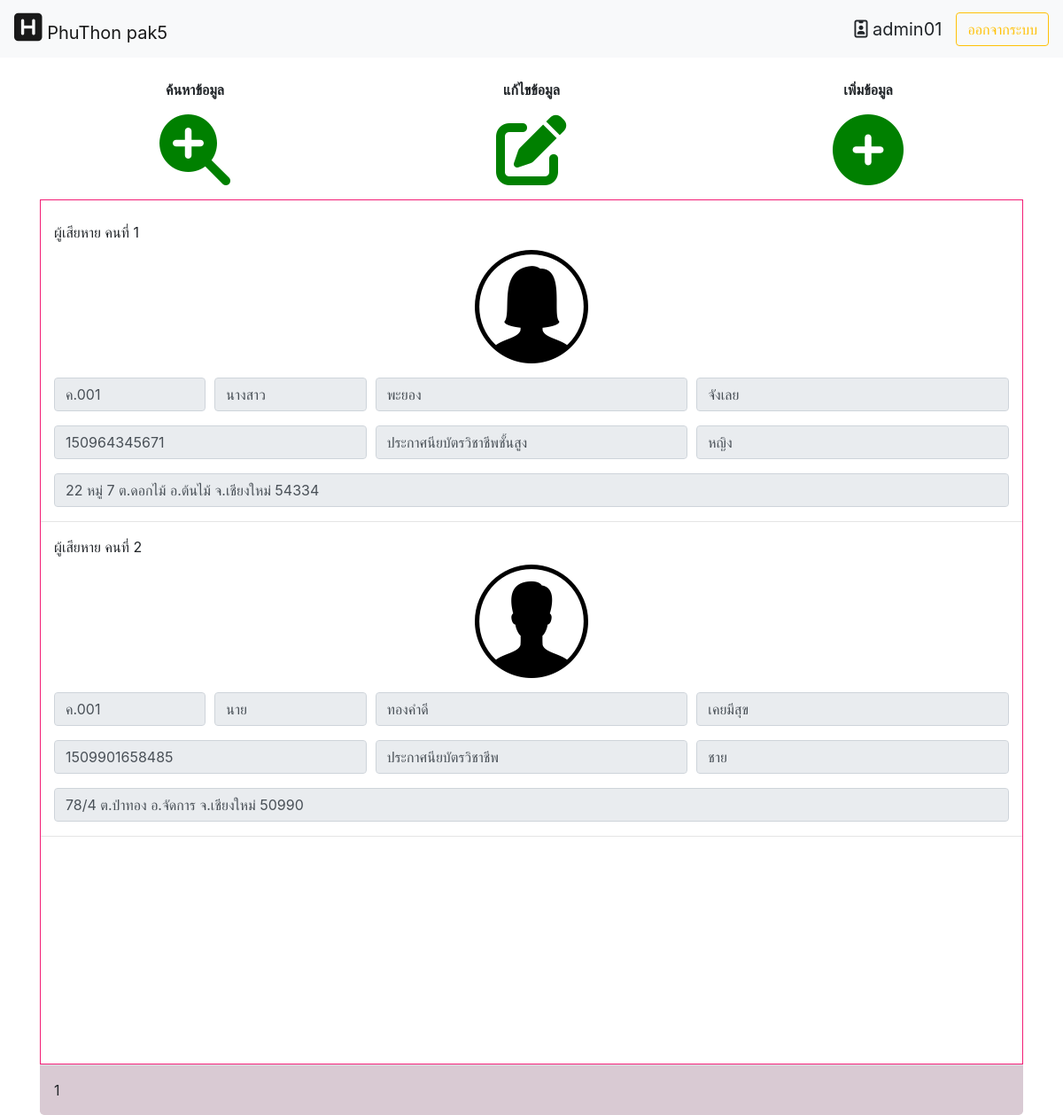
The app's page /home.php?datacase=ค.001 (signed in) with its own data.
### tables this page shows
CREATE TABLE `victim` (
  `case_id` varchar(255) NOT NULL,
  `title_name` varchar(255) NOT NULL,
  `victim_name` varchar(255) NOT NULL,
  `victim_lastname` varchar(255) NOT NULL,
  `victim_sex` tinyint(2) NOT NULL,
  `victim_idcard` char(13) NOT NULL,
  `victim_address` text DEFAULT NULL,
  `victim_education` tinyint(2) NOT NULL,
  `victim_image` varchar(255) DEFAULT NULL
);

CREATE TABLE `education` (
  `edu_id` tinyint(2) NOT NULL,
  `edu_name` varchar(255) NOT NULL
);

### home.php (the view, shortened to what this page needs)
<html lang="en">
<head>
  <link rel="stylesheet" href="https://maxcdn.bootstrapcdn.com/bootstrap/4.3.1/css/bootstrap.min.css">
  <link rel="stylesheet" type="text/css" href="https://cdn.datatables.net/v/dt/dt-1.10.18/datatables.min.css"/>
  <link rel="stylesheet" href="home.css">
</head>
<body>
<?php
$con = connect_db();
  ?>
 <nav class="navbar navbar-expand-lg navbar-light bg-light">
  <a class="navbar-brand" href="home.php"><i style="font-size: 36px" class="fas fa-h-square"></i> PhuThon pak5</a>
  <div class="collapse navbar-collapse" id="navbarTogglerDemo03">
    <form class="form-inline my-2 my-lg-0">
    <a class="navbar-brand"><i class="far fa-id-badge"></i> <?php echo $_SESSION['user_name']; ?></a>
    <a href="destroy_session.php"><button class="btn btn-outline-warning my-2 my-sm-0" type="button">ออกจากระบบ</button></a>
    </form>
  </div>
</nav>
<div class="container bigbody">
  <div  class="topbigbody">
    <div class="subbigbody">
      <br>
    <div class="row">
    <div class="col-sm-4">
    <p class="text-center"><b>ค้นหาข้อมูล</b></p>
      <a href="#" id="myBtnSc">
      <p class="text-center"><i class="fas fa-search-plus" style="font-size: 80px"></i></i></p>
      </a>
    </div>
    <div class="col-sm-4">
      <p class="text-center"><b>แก้ไขข้อมูล</b></p>
      <a href="#">
      <p class="text-center"><i class="fas fa-edit" style="font-size: 80px"></i></p>
      </a>
    </div>
    <div class="col-sm-4">
      <p class="text-center"><b>เพิ่มข้อมูล</b></p>
      <a href="#">
      <p class="text-center"><i class="fas fa-plus-circle" style="font-size: 80px"></i></i></p>
      </a>
    </div>
    </div>
    </div>
    </div>
  <div class="beforfooter">
      <br>
      <form>
      <?php
      if(empty($_GET['datacase'])){
        $data = "";
      }else{
        $data=$_GET['datacase'];
        $i=1;
        $result_victim = mysqli_query($con,"SELECT vm.case_id, vm.title_name, vm.victim_name,vm.victim_lastname,vm.victim_sex,vm.victim_idcard,vm.victim_address,ed.edu_name,vm.victim_image FROM victim as vm  INNER JOIN education as ed ON vm.victim_education = ed.edu_id WHERE case_id = '$data'")or die("resualt_victim sqli error".mysqli_error($con));
        while(list($case_id,$title_id,$victim_name,$victim_lastname,$victim_sex,$victim_idcard,$victim_address,$victim_education,$victim_image)=mysqli_fetch_row($result_victim)){
          if($victim_sex == 1){
            $sex_name = "ชาย";
          }else{
            $sex_name = "หญิง";
          }
        ?>
         <div class="col-md">
          <label for="formGroupExampleInput">ผู้เสียหาย คนที่ <?php echo $i; $i++?></label>
          <p><img src="image/<?php echo $victim_image; ?>.png" class="img-fluid mx-auto d-block" alt="Responsive image"></p>
          <div class="form-row">
          <div class="col-2">
              <input type="text" class="form-control" placeholder="รหัสคดี <?php echo $case_id; ?>" value="<?php echo $case_id; ?>" readonly>
            </div>
            <div class="col-2">
              <input type="text" class="form-control" placeholder="คำนำหน้าชื่อ" value="<?php echo $title_id; ?>" readonly>
            </div>
            <div class="col-4">
              <input type="text" class="form-control" placeholder="ชื่อ" value="<?php echo $victim_name; ?>" readonly>
            </div>
            <div class="col-4">
              <input type="text" class="form-control" placeholder="นามสกุล" value="<?php echo $victim_lastname; ?>" readonly>
            </div>
            </div>
          </div>
        <div class="col-md">
          <div class="form-row">
            <div class="col">
              <input type="text" class="form-control" placeholder="เลขบัตรประจำตัวประชาชน" value="<?php echo $victim_idcard; ?>" readonly>
            </div>
            <div class="col">
              <input type="text" class="form-control" placeholder="ระดับการศึกษา" value="<?php echo $victim_education; ?>" readonly>
            </div>
            <div class="col">
              <input type="text" class="form-control" placeholder="เพศ" value="<?php echo $sex_name; ?>" readonly>
            </div>
          </div>
        </div>
        <div class="col-md">
          <div class="form-row">
            <div class="col">
              <input type="text" class="form-control" placeholder="ที่อยู่" value="<?php echo $victim_address; ?>" readonly>
            </div>
          </div>
        </div>
        <hr>
      <?php
      }
    }
      ?>
      </form>
      <br>
      <br>
      <br>
      <br>
      <br>
      <br>
      <br>
      <br>
      <br>
      <br>
</div>
<div class="footer">1</div>
</body>
</html>

### home.css (style rules this page uses)
.footer { background-color: #d9cad3; display: -ms-flexbox; -ms-flex-align: center; align-items: center; -ms-flex-pack: end; padding: 1rem; border-top: 1px solid #dee2e6; border-bottom-right-radius: .3rem; border-bottom-left-radius: .3rem; }
a { color: green; }
.beforfooter { border: 1px solid #f31d76; }

### records on screen
victim: victim_image (picture), case "ค.001", title_name "นางสาว", victim_name "พะยอง", victim_lastname "จังเลย", victim_idcard "150964345671", victim_education.edu_name "ประกาศนียบัตรวิชาชีพชั้นสูง", victim_sex "หญิง", victim_address "22 หมู่ 7 ต.ดอกไม้ อ.ต้นไม้ จ.เชียงใหม่ 54334"
victim: victim_image (picture), case "ค.001", title_name "นาย", victim_name "ทองคำดี", victim_lastname "เคยมีสุข", victim_idcard "1509901658485", victim_education.edu_name "ประกาศนียบัตรวิชาชีพ", victim_sex "ชาย", victim_address "78/4 ต.ป่าทอง อ.จัดการ จ.เชียงใหม่ 50990"

### other values on screen
$_SESSION['user_name'] "admin01"
